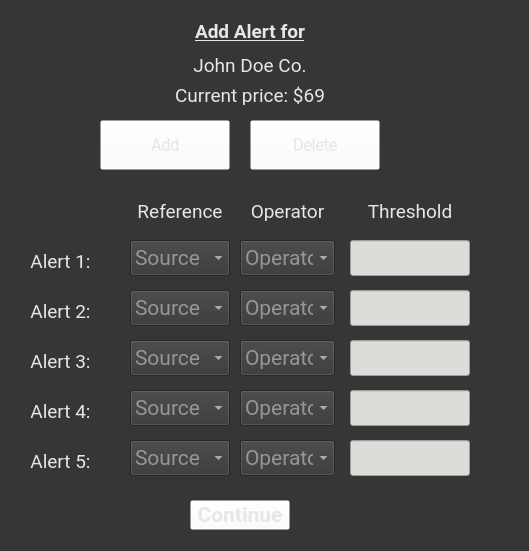
<?xml version="1.0" encoding="UTF-8"?>
<ui version="4.0">
 <class>Form</class>
 <widget class="QWidget" name="Form">
  <property name="geometry">
   <rect>
    <x>0</x>
    <y>0</y>
    <width>529</width>
    <height>551</height>
   </rect>
  </property>
  <property name="windowTitle">
   <string>Form</string>
  </property>
  <property name="styleSheet">
   <string notr="true">background-color: rgb(54, 54, 54);</string>
  </property>
  <widget class="QLabel" name="label_Watchlist_4">
   <property name="geometry">
    <rect>
     <x>100</x>
     <y>54</y>
     <width>300</width>
     <height>21</height>
    </rect>
   </property>
   <property name="font">
    <font>
     <family>Roboto</family>
     <pointsize>14</pointsize>
     <weight>50</weight>
     <bold>false</bold>
    </font>
   </property>
   <property name="styleSheet">
    <string notr="true">color: rgb(234, 230, 228);</string>
   </property>
   <property name="text">
    <string>John Doe Co.</string>
   </property>
   <property name="textFormat">
    <enum>Qt::RichText</enum>
   </property>
   <property name="scaledContents">
    <bool>false</bool>
   </property>
   <property name="alignment">
    <set>Qt::AlignCenter</set>
   </property>
  </widget>
  <widget class="QLabel" name="label_Watchlist_5">
   <property name="geometry">
    <rect>
     <x>100</x>
     <y>84</y>
     <width>300</width>
     <height>21</height>
    </rect>
   </property>
   <property name="font">
    <font>
     <family>Roboto</family>
     <pointsize>14</pointsize>
     <weight>50</weight>
     <bold>false</bold>
    </font>
   </property>
   <property name="styleSheet">
    <string notr="true">color: rgb(234, 230, 228);</string>
   </property>
   <property name="text">
    <string>Current price: $69</string>
   </property>
   <property name="textFormat">
    <enum>Qt::RichText</enum>
   </property>
   <property name="scaledContents">
    <bool>false</bool>
   </property>
   <property name="alignment">
    <set>Qt::AlignCenter</set>
   </property>
  </widget>
  <widget class="QLabel" name="label_Watchlist_6">
   <property name="geometry">
    <rect>
     <x>100</x>
     <y>20</y>
     <width>300</width>
     <height>21</height>
    </rect>
   </property>
   <property name="font">
    <font>
     <family>Roboto</family>
     <pointsize>14</pointsize>
     <weight>75</weight>
     <bold>true</bold>
     <underline>true</underline>
    </font>
   </property>
   <property name="styleSheet">
    <string notr="true">color: rgb(234, 230, 228);</string>
   </property>
   <property name="text">
    <string>Add Alert for</string>
   </property>
   <property name="textFormat">
    <enum>Qt::RichText</enum>
   </property>
   <property name="scaledContents">
    <bool>false</bool>
   </property>
   <property name="alignment">
    <set>Qt::AlignCenter</set>
   </property>
  </widget>
  <widget class="QLabel" name="label_Watchlist_9">
   <property name="geometry">
    <rect>
     <x>240</x>
     <y>200</y>
     <width>95</width>
     <height>21</height>
    </rect>
   </property>
   <property name="font">
    <font>
     <family>Roboto</family>
     <pointsize>14</pointsize>
     <weight>50</weight>
     <bold>false</bold>
    </font>
   </property>
   <property name="styleSheet">
    <string notr="true">color: rgb(234, 230, 228);</string>
   </property>
   <property name="text">
    <string>Operator</string>
   </property>
   <property name="textFormat">
    <enum>Qt::RichText</enum>
   </property>
   <property name="scaledContents">
    <bool>false</bool>
   </property>
   <property name="alignment">
    <set>Qt::AlignCenter</set>
   </property>
  </widget>
  <widget class="QLineEdit" name="lineEdit_threshold2">
   <property name="geometry">
    <rect>
     <x>350</x>
     <y>290</y>
     <width>120</width>
     <height>36</height>
    </rect>
   </property>
   <property name="font">
    <font>
     <family>Roboto</family>
     <pointsize>16</pointsize>
    </font>
   </property>
   <property name="styleSheet">
    <string notr="true">background-color: rgb(222, 220, 216);</string>
   </property>
   <property name="text">
    <string/>
   </property>
   <property name="alignment">
    <set>Qt::AlignJustify|Qt::AlignVCenter</set>
   </property>
  </widget>
  <widget class="QComboBox" name="comboBox_operator1">
   <property name="geometry">
    <rect>
     <x>240</x>
     <y>240</y>
     <width>95</width>
     <height>36</height>
    </rect>
   </property>
   <property name="font">
    <font>
     <family>Roboto</family>
     <pointsize>16</pointsize>
    </font>
   </property>
   <property name="styleSheet">
    <string notr="true">color: rgb(234, 230, 228);</string>
   </property>
   <property name="currentText">
    <string/>
   </property>
   <property name="placeholderText">
    <string>Operator</string>
   </property>
   <item>
    <property name="text">
     <string>under</string>
    </property>
   </item>
   <item>
    <property name="text">
     <string>over</string>
    </property>
   </item>
  </widget>
  <widget class="QLineEdit" name="lineEdit_threshold1">
   <property name="geometry">
    <rect>
     <x>350</x>
     <y>240</y>
     <width>120</width>
     <height>36</height>
    </rect>
   </property>
   <property name="font">
    <font>
     <family>Roboto</family>
     <pointsize>16</pointsize>
    </font>
   </property>
   <property name="styleSheet">
    <string notr="true">background-color: rgb(222, 220, 216);</string>
   </property>
   <property name="text">
    <string/>
   </property>
   <property name="alignment">
    <set>Qt::AlignJustify|Qt::AlignVCenter</set>
   </property>
  </widget>
  <widget class="QLabel" name="label_alert1">
   <property name="geometry">
    <rect>
     <x>0</x>
     <y>250</y>
     <width>121</width>
     <height>21</height>
    </rect>
   </property>
   <property name="font">
    <font>
     <family>Roboto</family>
     <pointsize>14</pointsize>
     <weight>50</weight>
     <bold>false</bold>
    </font>
   </property>
   <property name="styleSheet">
    <string notr="true">color: rgb(234, 230, 228);</string>
   </property>
   <property name="text">
    <string>Alert 1:</string>
   </property>
   <property name="textFormat">
    <enum>Qt::RichText</enum>
   </property>
   <property name="scaledContents">
    <bool>false</bool>
   </property>
   <property name="alignment">
    <set>Qt::AlignCenter</set>
   </property>
  </widget>
  <widget class="QPushButton" name="pushButton_Continue">
   <property name="geometry">
    <rect>
     <x>190</x>
     <y>500</y>
     <width>100</width>
     <height>30</height>
    </rect>
   </property>
   <property name="font">
    <font>
     <family>Roboto</family>
     <pointsize>16</pointsize>
     <weight>75</weight>
     <bold>true</bold>
    </font>
   </property>
   <property name="styleSheet">
    <string notr="true">background-color: rgba(255, 255, 255, 0);
color: rgb(234, 230, 228);</string>
   </property>
   <property name="text">
    <string>Continue</string>
   </property>
  </widget>
  <widget class="QLabel" name="label_Watchlist_8">
   <property name="geometry">
    <rect>
     <x>130</x>
     <y>200</y>
     <width>100</width>
     <height>21</height>
    </rect>
   </property>
   <property name="font">
    <font>
     <family>Roboto</family>
     <pointsize>14</pointsize>
     <weight>50</weight>
     <bold>false</bold>
    </font>
   </property>
   <property name="styleSheet">
    <string notr="true">color: rgb(234, 230, 228);</string>
   </property>
   <property name="text">
    <string>Reference</string>
   </property>
   <property name="textFormat">
    <enum>Qt::RichText</enum>
   </property>
   <property name="scaledContents">
    <bool>false</bool>
   </property>
   <property name="alignment">
    <set>Qt::AlignCenter</set>
   </property>
  </widget>
  <widget class="QLabel" name="label_Watchlist_10">
   <property name="geometry">
    <rect>
     <x>350</x>
     <y>200</y>
     <width>120</width>
     <height>21</height>
    </rect>
   </property>
   <property name="font">
    <font>
     <family>Roboto</family>
     <pointsize>14</pointsize>
     <weight>50</weight>
     <bold>false</bold>
    </font>
   </property>
   <property name="styleSheet">
    <string notr="true">color: rgb(234, 230, 228);</string>
   </property>
   <property name="text">
    <string>Threshold</string>
   </property>
   <property name="textFormat">
    <enum>Qt::RichText</enum>
   </property>
   <property name="scaledContents">
    <bool>false</bool>
   </property>
   <property name="alignment">
    <set>Qt::AlignCenter</set>
   </property>
  </widget>
  <widget class="QLabel" name="label_alert2">
   <property name="geometry">
    <rect>
     <x>0</x>
     <y>300</y>
     <width>121</width>
     <height>21</height>
    </rect>
   </property>
   <property name="font">
    <font>
     <family>Roboto</family>
     <pointsize>14</pointsize>
     <weight>50</weight>
     <bold>false</bold>
    </font>
   </property>
   <property name="styleSheet">
    <string notr="true">color: rgb(234, 230, 228);</string>
   </property>
   <property name="text">
    <string>Alert 2:</string>
   </property>
   <property name="textFormat">
    <enum>Qt::RichText</enum>
   </property>
   <property name="scaledContents">
    <bool>false</bool>
   </property>
   <property name="alignment">
    <set>Qt::AlignCenter</set>
   </property>
  </widget>
  <widget class="QComboBox" name="comboBox_reference2">
   <property name="geometry">
    <rect>
     <x>130</x>
     <y>290</y>
     <width>100</width>
     <height>36</height>
    </rect>
   </property>
   <property name="font">
    <font>
     <family>Roboto</family>
     <pointsize>16</pointsize>
    </font>
   </property>
   <property name="styleSheet">
    <string notr="true">color: rgb(234, 230, 228);</string>
   </property>
   <property name="currentText">
    <string/>
   </property>
   <property name="placeholderText">
    <string>Source</string>
   </property>
   <item>
    <property name="text">
     <string>Price</string>
    </property>
   </item>
  </widget>
  <widget class="QComboBox" name="comboBox_reference1">
   <property name="geometry">
    <rect>
     <x>130</x>
     <y>240</y>
     <width>100</width>
     <height>36</height>
    </rect>
   </property>
   <property name="font">
    <font>
     <family>Roboto</family>
     <pointsize>16</pointsize>
    </font>
   </property>
   <property name="styleSheet">
    <string notr="true">color: rgb(234, 230, 228);</string>
   </property>
   <property name="currentText">
    <string/>
   </property>
   <property name="placeholderText">
    <string>Source</string>
   </property>
   <item>
    <property name="text">
     <string>Price</string>
    </property>
   </item>
  </widget>
  <widget class="QComboBox" name="comboBox_operator2">
   <property name="geometry">
    <rect>
     <x>240</x>
     <y>290</y>
     <width>95</width>
     <height>36</height>
    </rect>
   </property>
   <property name="font">
    <font>
     <family>Roboto</family>
     <pointsize>16</pointsize>
    </font>
   </property>
   <property name="styleSheet">
    <string notr="true">color: rgb(234, 230, 228);</string>
   </property>
   <property name="currentText">
    <string/>
   </property>
   <property name="placeholderText">
    <string>Operator</string>
   </property>
   <item>
    <property name="text">
     <string>under</string>
    </property>
   </item>
   <item>
    <property name="text">
     <string>over</string>
    </property>
   </item>
  </widget>
  <widget class="QToolButton" name="toolButton_thresholdAdd">
   <property name="geometry">
    <rect>
     <x>100</x>
     <y>120</y>
     <width>130</width>
     <height>50</height>
    </rect>
   </property>
   <property name="font">
    <font>
     <family>Roboto Light</family>
     <pointsize>12</pointsize>
     <weight>75</weight>
     <bold>true</bold>
    </font>
   </property>
   <property name="styleSheet">
    <string notr="true">background-color: rgba(255, 255, 255, 0);
color: rgb(234, 230, 228);</string>
   </property>
   <property name="text">
    <string>Add</string>
   </property>
   <property name="icon">
    <iconset resource="../res/resources.qrc">
     <normaloff>:/images/rootobject_add.png</normaloff>:/images/rootobject_add.png</iconset>
   </property>
   <property name="iconSize">
    <size>
     <width>24</width>
     <height>24</height>
    </size>
   </property>
   <property name="toolButtonStyle">
    <enum>Qt::ToolButtonTextUnderIcon</enum>
   </property>
  </widget>
  <widget class="QToolButton" name="toolButton_thresholdDelete">
   <property name="geometry">
    <rect>
     <x>250</x>
     <y>120</y>
     <width>130</width>
     <height>50</height>
    </rect>
   </property>
   <property name="font">
    <font>
     <family>Roboto Light</family>
     <pointsize>12</pointsize>
     <weight>75</weight>
     <bold>true</bold>
    </font>
   </property>
   <property name="styleSheet">
    <string notr="true">background-color: rgba(255, 255, 255, 0);
color: rgb(234, 230, 228);</string>
   </property>
   <property name="text">
    <string>Delete</string>
   </property>
   <property name="icon">
    <iconset resource="../res/resources.qrc">
     <normaloff>:/images/rootobject_delete.png</normaloff>:/images/rootobject_delete.png</iconset>
   </property>
   <property name="iconSize">
    <size>
     <width>24</width>
     <height>24</height>
    </size>
   </property>
   <property name="toolButtonStyle">
    <enum>Qt::ToolButtonTextUnderIcon</enum>
   </property>
  </widget>
  <widget class="QLabel" name="label_alert3">
   <property name="geometry">
    <rect>
     <x>0</x>
     <y>350</y>
     <width>121</width>
     <height>21</height>
    </rect>
   </property>
   <property name="font">
    <font>
     <family>Roboto</family>
     <pointsize>14</pointsize>
     <weight>50</weight>
     <bold>false</bold>
    </font>
   </property>
   <property name="styleSheet">
    <string notr="true">color: rgb(234, 230, 228);</string>
   </property>
   <property name="text">
    <string>Alert 3:</string>
   </property>
   <property name="textFormat">
    <enum>Qt::RichText</enum>
   </property>
   <property name="scaledContents">
    <bool>false</bool>
   </property>
   <property name="alignment">
    <set>Qt::AlignCenter</set>
   </property>
  </widget>
  <widget class="QLineEdit" name="lineEdit_threshold3">
   <property name="geometry">
    <rect>
     <x>350</x>
     <y>340</y>
     <width>120</width>
     <height>36</height>
    </rect>
   </property>
   <property name="font">
    <font>
     <family>Roboto</family>
     <pointsize>16</pointsize>
    </font>
   </property>
   <property name="styleSheet">
    <string notr="true">background-color: rgb(222, 220, 216);</string>
   </property>
   <property name="text">
    <string/>
   </property>
   <property name="alignment">
    <set>Qt::AlignJustify|Qt::AlignVCenter</set>
   </property>
  </widget>
  <widget class="QComboBox" name="comboBox_operator3">
   <property name="geometry">
    <rect>
     <x>240</x>
     <y>340</y>
     <width>95</width>
     <height>36</height>
    </rect>
   </property>
   <property name="font">
    <font>
     <family>Roboto</family>
     <pointsize>16</pointsize>
    </font>
   </property>
   <property name="styleSheet">
    <string notr="true">color: rgb(234, 230, 228);</string>
   </property>
   <property name="currentText">
    <string/>
   </property>
   <property name="placeholderText">
    <string>Operator</string>
   </property>
   <item>
    <property name="text">
     <string>under</string>
    </property>
   </item>
   <item>
    <property name="text">
     <string>over</string>
    </property>
   </item>
  </widget>
  <widget class="QComboBox" name="comboBox_reference3">
   <property name="geometry">
    <rect>
     <x>130</x>
     <y>340</y>
     <width>100</width>
     <height>36</height>
    </rect>
   </property>
   <property name="font">
    <font>
     <family>Roboto</family>
     <pointsize>16</pointsize>
    </font>
   </property>
   <property name="styleSheet">
    <string notr="true">color: rgb(234, 230, 228);</string>
   </property>
   <property name="currentText">
    <string/>
   </property>
   <property name="placeholderText">
    <string>Source</string>
   </property>
   <item>
    <property name="text">
     <string>Price</string>
    </property>
   </item>
  </widget>
  <widget class="QLabel" name="label_alert4">
   <property name="geometry">
    <rect>
     <x>0</x>
     <y>400</y>
     <width>121</width>
     <height>21</height>
    </rect>
   </property>
   <property name="font">
    <font>
     <family>Roboto</family>
     <pointsize>14</pointsize>
     <weight>50</weight>
     <bold>false</bold>
    </font>
   </property>
   <property name="styleSheet">
    <string notr="true">color: rgb(234, 230, 228);</string>
   </property>
   <property name="text">
    <string>Alert 4:</string>
   </property>
   <property name="textFormat">
    <enum>Qt::RichText</enum>
   </property>
   <property name="scaledContents">
    <bool>false</bool>
   </property>
   <property name="alignment">
    <set>Qt::AlignCenter</set>
   </property>
  </widget>
  <widget class="QLineEdit" name="lineEdit_threshold4">
   <property name="geometry">
    <rect>
     <x>350</x>
     <y>390</y>
     <width>120</width>
     <height>36</height>
    </rect>
   </property>
   <property name="font">
    <font>
     <family>Roboto</family>
     <pointsize>16</pointsize>
    </font>
   </property>
   <property name="styleSheet">
    <string notr="true">background-color: rgb(222, 220, 216);</string>
   </property>
   <property name="text">
    <string/>
   </property>
   <property name="alignment">
    <set>Qt::AlignJustify|Qt::AlignVCenter</set>
   </property>
  </widget>
  <widget class="QComboBox" name="comboBox_operator4">
   <property name="geometry">
    <rect>
     <x>240</x>
     <y>390</y>
     <width>95</width>
     <height>36</height>
    </rect>
   </property>
   <property name="font">
    <font>
     <family>Roboto</family>
     <pointsize>16</pointsize>
    </font>
   </property>
   <property name="styleSheet">
    <string notr="true">color: rgb(234, 230, 228);</string>
   </property>
   <property name="currentText">
    <string/>
   </property>
   <property name="placeholderText">
    <string>Operator</string>
   </property>
   <item>
    <property name="text">
     <string>under</string>
    </property>
   </item>
   <item>
    <property name="text">
     <string>over</string>
    </property>
   </item>
  </widget>
  <widget class="QComboBox" name="comboBox_reference4">
   <property name="geometry">
    <rect>
     <x>130</x>
     <y>390</y>
     <width>100</width>
     <height>36</height>
    </rect>
   </property>
   <property name="font">
    <font>
     <family>Roboto</family>
     <pointsize>16</pointsize>
    </font>
   </property>
   <property name="styleSheet">
    <string notr="true">color: rgb(234, 230, 228);</string>
   </property>
   <property name="currentText">
    <string/>
   </property>
   <property name="placeholderText">
    <string>Source</string>
   </property>
   <item>
    <property name="text">
     <string>Price</string>
    </property>
   </item>
  </widget>
  <widget class="QComboBox" name="comboBox_operator5">
   <property name="geometry">
    <rect>
     <x>240</x>
     <y>440</y>
     <width>95</width>
     <height>36</height>
    </rect>
   </property>
   <property name="font">
    <font>
     <family>Roboto</family>
     <pointsize>16</pointsize>
    </font>
   </property>
   <property name="styleSheet">
    <string notr="true">color: rgb(234, 230, 228);</string>
   </property>
   <property name="currentText">
    <string/>
   </property>
   <property name="placeholderText">
    <string>Operator</string>
   </property>
   <item>
    <property name="text">
     <string>under</string>
    </property>
   </item>
   <item>
    <property name="text">
     <string>over</string>
    </property>
   </item>
  </widget>
  <widget class="QComboBox" name="comboBox_reference5">
   <property name="geometry">
    <rect>
     <x>130</x>
     <y>440</y>
     <width>100</width>
     <height>36</height>
    </rect>
   </property>
   <property name="font">
    <font>
     <family>Roboto</family>
     <pointsize>16</pointsize>
    </font>
   </property>
   <property name="styleSheet">
    <string notr="true">color: rgb(234, 230, 228);</string>
   </property>
   <property name="currentText">
    <string/>
   </property>
   <property name="placeholderText">
    <string>Source</string>
   </property>
   <item>
    <property name="text">
     <string>Price</string>
    </property>
   </item>
  </widget>
  <widget class="QLabel" name="label_alert5">
   <property name="geometry">
    <rect>
     <x>0</x>
     <y>450</y>
     <width>121</width>
     <height>21</height>
    </rect>
   </property>
   <property name="font">
    <font>
     <family>Roboto</family>
     <pointsize>14</pointsize>
     <weight>50</weight>
     <bold>false</bold>
    </font>
   </property>
   <property name="styleSheet">
    <string notr="true">color: rgb(234, 230, 228);</string>
   </property>
   <property name="text">
    <string>Alert 5:</string>
   </property>
   <property name="textFormat">
    <enum>Qt::RichText</enum>
   </property>
   <property name="scaledContents">
    <bool>false</bool>
   </property>
   <property name="alignment">
    <set>Qt::AlignCenter</set>
   </property>
  </widget>
  <widget class="QLineEdit" name="lineEdit_threshold5">
   <property name="geometry">
    <rect>
     <x>350</x>
     <y>440</y>
     <width>120</width>
     <height>36</height>
    </rect>
   </property>
   <property name="font">
    <font>
     <family>Roboto</family>
     <pointsize>16</pointsize>
    </font>
   </property>
   <property name="styleSheet">
    <string notr="true">background-color: rgb(222, 220, 216);</string>
   </property>
   <property name="text">
    <string/>
   </property>
   <property name="alignment">
    <set>Qt::AlignJustify|Qt::AlignVCenter</set>
   </property>
  </widget>
 </widget>
 <tabstops>
  <tabstop>comboBox_reference1</tabstop>
  <tabstop>comboBox_operator1</tabstop>
  <tabstop>lineEdit_threshold1</tabstop>
  <tabstop>comboBox_reference2</tabstop>
  <tabstop>comboBox_operator2</tabstop>
  <tabstop>lineEdit_threshold2</tabstop>
  <tabstop>comboBox_reference3</tabstop>
  <tabstop>comboBox_operator3</tabstop>
  <tabstop>lineEdit_threshold3</tabstop>
  <tabstop>comboBox_reference4</tabstop>
  <tabstop>comboBox_operator4</tabstop>
  <tabstop>lineEdit_threshold4</tabstop>
  <tabstop>comboBox_reference5</tabstop>
  <tabstop>comboBox_operator5</tabstop>
  <tabstop>lineEdit_threshold5</tabstop>
  <tabstop>pushButton_Continue</tabstop>
  <tabstop>toolButton_thresholdAdd</tabstop>
  <tabstop>toolButton_thresholdDelete</tabstop>
 </tabstops>
 <resources>
  <include location="../res/resources.qrc"/>
 </resources>
 <connections/>
</ui>
